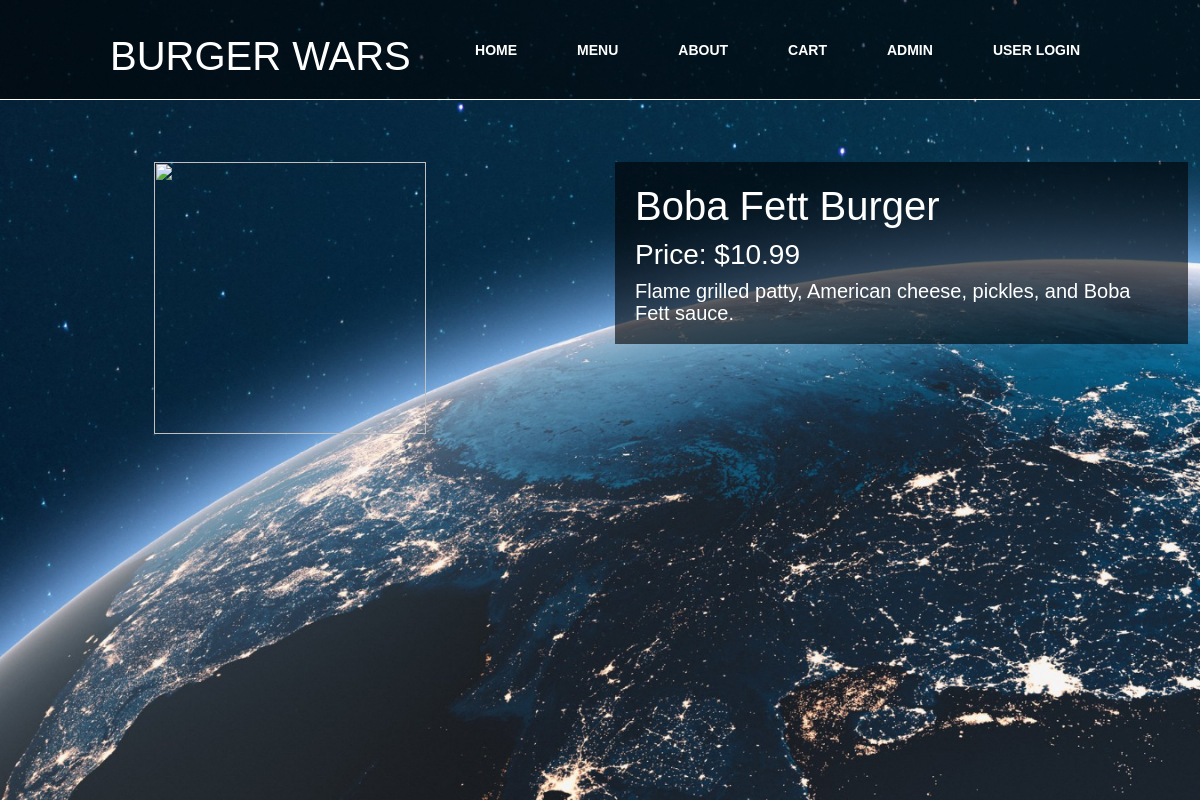
The page /itemdetails/5 on the database its author committed.
### burgerwars/models.py (models this page shows, shortened)
class Product(models.Model):
    product_name = models.CharField(max_length=50)
    product_price = models.DecimalField(max_digits=10, decimal_places=2)
    product_description = models.TextField()
    product_image = models.ImageField(max_length=200)
    product_type = models.CharField(max_length=6)
    product_toppings = models.ManyToManyField(Topping)

### burgerwars/views.py (the view)
# urls.py: path('itemdetails/<int:pk>', views.itemdetails.as_view(), name='itemdetails'),
class itemdetails(generic.DetailView):
    model = Product

### burgerwars/templates/burgerwars/product_detail.html (shortened to what this page needs)
<!DOCTYPE html>
{% load static %}
<html lang="en">
<head>
    <link rel="stylesheet" href="https://cdn.jsdelivr.net/npm/bootstrap@4.5.3/dist/css/bootstrap.min.css">
    <link rel="stylesheet" href="../../static/css/style1.css" type="text/css">
</head>
<body>
<nav class="about">
    <div class="logoa"><h1>Burger Wars </h1></div>
    <ul>
        <li><a href="{% url 'burgerwars:home' %}">Home</a></li>
        <li><a href="{% url 'burgerwars:bwmenucat' %}">Menu</a></li>
        <li><a href="{% url 'burgerwars:about' %}">About</a></li>
        <li><a href="#">Cart</a></li>
        <li><a href="/admin">Admin</a></li>
        <li><a href="#">User Login</a></li>
    </ul>
</nav>
<section class="fixed">
    <div class="row about-content" style="padding-top: 150px;">
        <div class="col-md-6 padding-left" style="max-height: 100%;">
            <img class="placeholder-image" src="burgerwars/media/">
        </div>
        <div class="col-md-6">
            <div class="about-text">
                <h1 class="white-text">{{ product.product_name }}</h1>
                <h3 class="white-text">Price: ${{ product.product_price }}</h3>
                <p class="content-text">
                    {{ product.product_description }}
                </p>
            </div>
        </div>
    </div>
</section>
</body>
</html>

### burgerwars/static/css/style1.css (style rules this page uses)
body { margin: 0; padding: 0; font-family: Arial; line-height: 1px; }
nav { position: fixed; top:0; left:0; width:100%; height: 100px; padding: 10px 90px; box-sizing: border-box; background: rgba(0,0,0,0.6); border-bottom: 1px solid #fff; }
nav .logoa { padding: 22px 20px; height: 80px; float: left; font-size:24px; font-weight: bold; text-transform: uppercase; color:#fff; }
nav ul { list-style: none; float: right; margin: 0; padding: 0; display: flex; }
nav ul li a { line-height: 80px; color:#fff; padding: 12px 30px; text-decoration: none; font-size: 14px; font-weight: bold; text-transform: uppercase; }
section { width:100%; height: 100vh; background: url(backhomepage.png); background-size: cover; background-position: center; margin: 0 auto; padding: 1%; text-align: center; }
.white-text { color: #ffffff; }
.content-text { display: block; color: #ffffff; line-height: 22px; margin: 0; font-size: 20px; }
.about-content { text-align: left; }
.padding-left { padding-left: 10%; padding-right: 10%; }
.about-text { background-color: rgba(0, 0, 0, 0.6); padding: 20px; }
.placeholder-image { text-align: center; margin-left: 10%; margin-right: 10%; width: 272px; height: 272px; }
section.fixed { background-attachment: fixed; }

### rows shown on the page
Product: product_name "Boba Fett Burger", product_price "10.99", product_description "Flame grilled patty, American cheese, pickles, and Boba Fett sauce."
